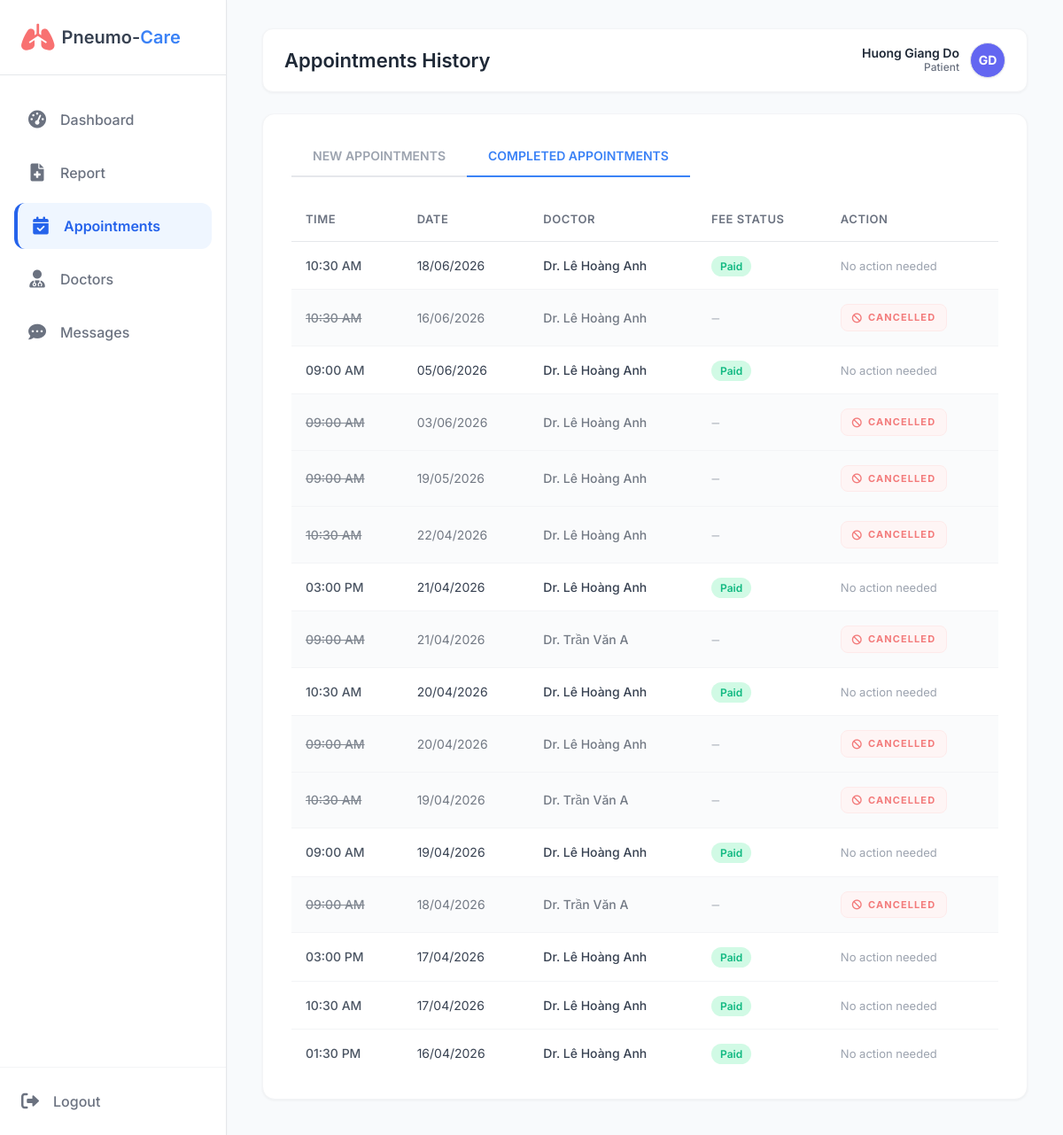
The app's page /pat_appointments_history.php (signed in) with its own data.
### tables this page shows
CREATE TABLE `Appointments` (
  `appointment_id` int(11) NOT NULL,
  `patient_id` int(11) DEFAULT NULL,
  `doctor_id` int(11) DEFAULT NULL,
  `appointment_date` date NOT NULL,
  `appointment_time` time NOT NULL,
  `patient_symptoms_note` text DEFAULT NULL,
  `status` enum('Scheduled','In Progress','Completed','Cancelled','No-Show') DEFAULT 'Scheduled',
  `fee_status` enum('Paid','Unpaid') DEFAULT 'Unpaid',
  `payment_method` enum('Tiền mặt','Chuyển khoản') DEFAULT NULL,
  `created_at` timestamp NOT NULL DEFAULT current_timestamp(),
  `patient_notes` text DEFAULT NULL,
  `ai_prediction_label` varchar(50) DEFAULT NULL,
  `ai_confidence_score` decimal(5,2) DEFAULT NULL,
  `treatment_plan` text DEFAULT NULL
);

CREATE TABLE `Users` (
  `user_id` int(11) NOT NULL,
  `email` varchar(100) NOT NULL,
  `password_hash` varchar(255) NOT NULL,
  `full_name` varchar(100) NOT NULL,
  `role` enum('Admin','Doctor','Patient') NOT NULL,
  `avatar_url` text DEFAULT NULL,
  `is_active` tinyint(1) DEFAULT 1,
  `created_at` timestamp NOT NULL DEFAULT current_timestamp()
);

### pat_appointments_history.php (the view, shortened to what this page needs)
<?php
require 'db.php';
$patientId = $_SESSION['user_id'];
$patientName = $_SESSION['name'];
function getInitials($fullName) {
    $words = explode(' ', trim($fullName));
    $count = count($words);
    if ($count >= 2) {
        $first = mb_substr($words[$count - 2], 0, 1, 'UTF-8');
        $second = mb_substr($words[$count - 1], 0, 1, 'UTF-8');
        return mb_strtoupper($first . $second, 'UTF-8');
    } elseif ($count == 1) {
        return mb_strtoupper(mb_substr($words[0], 0, 1, 'UTF-8'), 'UTF-8');
    }
    return '?';
}
function getAvatarColor($fullName) {
    $colors = ['bg-blue-500', 'bg-red-500', 'bg-green-500', 'bg-yellow-500', 'bg-purple-500', 'bg-pink-500', 'bg-indigo-500', 'bg-teal-500'];
    $index = strlen($fullName) % count($colors);
    return $colors[$index];
}
$completed = [];
try {
    $stmt = $pdo->prepare("SELECT a.*, u_d.full_name as doctor_name FROM Appointments a JOIN Users u_d ON a.doctor_id = u_d.user_id WHERE a.patient_id = ? AND a.status IN ('Completed', 'Cancelled') ORDER BY a.appointment_date DESC, a.appointment_time DESC");
    $stmt->execute([$patientId]);
    $completed = $stmt->fetchAll();
} catch (PDOException $e) {}
?>
<!DOCTYPE html>
<html lang="vi">
<head>
    <script src="https://cdn.tailwindcss.com"></script>
    <link href="https://cdnjs.cloudflare.com/ajax/libs/font-awesome/6.0.0/css/all.min.css" rel="stylesheet">
</head>
<body class="flex h-screen overflow-hidden">
<div class="flex w-full h-full">
    <aside class="w-64 bg-white border-r border-gray-200 flex flex-col h-full flex-shrink-0 z-10 shadow-sm">
        <div class="flex items-center gap-2 p-6 border-b">
            <i class="fa-solid fa-lungs text-3xl text-red-400"></i>
            <h1 class="text-xl font-semibold text-gray-700">Pneumo-<span class="text-blue-500">Care</span></h1>
        </div>
        <nav class="flex-1 px-4 py-6 space-y-2 overflow-y-auto">
            <a href="pat_dashboard.php" class="flex items-center gap-4 px-4 py-3 text-gray-500 hover:bg-gray-50 hover:text-gray-800 rounded-xl transition-colors font-medium">
                <i class="fa-solid fa-gauge-high w-5 text-center text-xl"></i><span>Dashboard</span>
            </a>
            <a href="pat_report.php" class="flex items-center gap-4 px-4 py-3 text-gray-500 hover:bg-gray-50 hover:text-gray-800 rounded-xl transition-colors font-medium">
                <i class="fa-solid fa-file-medical w-5 text-center text-xl"></i><span>Report</span>
            </a>
            <a href="pat_appointments.php" class="sidebar-active flex items-center gap-4 px-4 py-3 rounded-xl font-semibold transition-colors">
                <i class="fa-solid fa-calendar-check w-5 text-center text-xl"></i><span>Appointments</span>
            </a>
            <a href="pat_doctors.php" class="flex items-center gap-4 px-4 py-3 text-gray-500 hover:bg-gray-50 hover:text-gray-800 rounded-xl transition-colors font-medium">
                <i class="fa-solid fa-user-doctor w-5 text-center text-xl"></i><span>Doctors</span>
            </a>
            <a href="pat_messages.php" class="flex items-center gap-4 px-4 py-3 text-gray-500 hover:bg-gray-50 hover:text-gray-800 rounded-xl transition-colors font-medium">
                <i class="fa-solid fa-comment-dots w-5 text-center text-xl"></i><span>Messages</span>
            </a>
        </nav>
        <div class="p-6 border-t mt-auto border-gray-100">
            <a href="logout.php" class="flex items-center gap-4 text-gray-500 hover:text-red-500 transition-colors font-medium">
                <i class="fa-solid fa-right-from-bracket text-xl"></i><span>Logout</span>
            </a>
        </div>
    </aside>
    <main class="main-content">
        <div class="topbar-wrapper">
            <header class="topbar">
            <h1>Appointments History</h1>
            <div class="topbar-right">
                <div class="flex items-center gap-3 cursor-pointer">
                    <div class="text-right hidden sm:block">
                        <p class="text-sm font-semibold text-gray-800" style="line-height: 1.2;"><?php echo htmlspecialchars($patientName); ?></p>
                        <p class="text-xs text-gray-500 font-medium">Patient</p>
                    </div>
                    <div class="w-10 h-10 rounded-full <?php echo getAvatarColor($patientName); ?> text-white flex items-center justify-center font-bold text-sm shadow-sm border border-gray-200">
                        <?php echo getInitials($patientName); ?>
                    </div>
                </div>
            </div>
            </header>
        </div>
        <div class="content-area">
            <div class="table-card">
            <div class="tab-row">
                <div class="tab-links">
                <a class="tab-link" href="pat_appointments.php">NEW APPOINTMENTS</a>
                <a class="tab-link active" href="pat_appointments_history.php">COMPLETED APPOINTMENTS</a>
                </div>
            </div>
            <table class="data-table">
                <thead>
                    <tr>
                        <th>Time</th>
                        <th>Date</th>
                        <th>Doctor</th>
                        <th>Fee Status</th>
                        <th>Action</th>
                    </tr>
                </thead>
                <tbody>
                <?php if(empty($completed)): ?>
                    <tr><td colspan="5" style="text-align:center; padding:40px; color:#9ca3af; font-style: italic;">No completed or cancelled appointments yet.</td></tr>
                <?php else: ?>
                    <?php foreach($completed as $row): ?>
                    <tr class="<?php echo $row['status'] == 'Cancelled' ? 'opacity-70 bg-gray-50' : ''; ?>">
                        <td style="font-weight: 500; color: #4b5563; <?php echo $row['status'] == 'Cancelled' ? 'text-decoration: line-through;' : ''; ?>">
                            <?php echo date('h:i A', strtotime($row['appointment_time'])); ?>
                        </td>
                        <td class="<?php echo $row['status'] == 'Cancelled' ? 'text-decoration: line-through;' : ''; ?>">
                            <?php echo date('d/m/Y', strtotime($row['appointment_date'])); ?>
                        </td>
                        <td style="font-weight: 500;">Dr. <?php echo htmlspecialchars($row['doctor_name']); ?></td>
                        <td>
                            <?php if($row['status'] == 'Cancelled'): ?>
                                <span class="text-gray-400 font-medium text-[11px] uppercase tracking-widest"><i class="fa-solid fa-minus"></i></span>
                            <?php elseif($row['fee_status'] == 'Paid'): ?>
                                <span class="link-green">Paid</span>
                            <?php else: ?>
                                <span class="badge-unpaid">Unpaid</span>
                            <?php endif; ?>
                        </td>
                        <td>
                            <?php if($row['status'] == 'Cancelled'): ?>
                                <span class="bg-red-50 text-red-500 font-bold px-3 py-1.5 rounded-lg border border-red-100 text-[11px] uppercase tracking-widest flex items-center gap-1.5 w-max">
                                    <i class="fa-solid fa-ban"></i> Cancelled
                                </span>
                            <?php else: ?>
                                <span style="color:#9ca3af; font-size: 13px;">No action needed</span>
                            <?php endif; ?>
                        </td>
                    </tr>
                    <?php endforeach; ?>
                <?php endif; ?>
                </tbody>
            </table>
            </div>
        </div>
    </main>
</div>
</body>
</html>

### pat_appointments_history.php (style rules this page uses)
* { margin: 0; padding: 0; box-sizing: border-box; }
body { font-family: 'Inter', sans-serif; background-color: #f8fafc; color: #1f2937; }
.main-content { flex: 1; display: flex; flex-direction: column; overflow: hidden; }
.topbar-wrapper { padding: 32px 40px 0 40px; }
.topbar { height: 72px; background: #ffffff; border: 1px solid #f3f4f6; display: flex; align-items: center; justify-content: space-between; padding: 0 24px; border-radius: 12px; box-shadow: 0 1px 3px rgba(0,0,0,0.05); margin-bottom: 24px; }
.topbar h1 { font-size: 22px; font-weight: 600; color: #1f2937; margin: 0; }
.topbar-right { display: flex; align-items: center; gap: 24px; height: 100%; }
.content-area { padding: 0 40px 40px 40px; flex: 1; overflow-y: auto; }
.table-card { background: #fff; border-radius: 14px; padding: 24px 32px; border: 1px solid #f3f4f6; box-shadow: 0 1px 3px rgba(0,0,0,0.05); }
.tab-row { display: flex; align-items: center; justify-content: space-between; margin-bottom: 24px; }
.tab-links { display: flex; border-bottom: 2px solid #e5e7eb; width: 100%; max-width: 450px; }
.tab-link { padding: 12px 24px; font-size: 14px; font-weight: 600; color: #9ca3af; cursor: pointer; border-bottom: 2px solid transparent; margin-bottom: -2px; text-decoration: none; transition: 0.2s; white-space: nowrap; }
.tab-link.active { color: #3b82f6; border-bottom-color: #3b82f6; }
.data-table { width: 100%; border-collapse: collapse; }
.data-table th { font-size: 13px; color: #6b7280; font-weight: 600; padding: 14px 16px; border-bottom: 1px solid #e5e7eb; text-align: left; text-transform: uppercase; letter-spacing: 0.5px; }
.data-table td { padding: 16px 16px; font-size: 14px; border-bottom: 1px solid #f3f4f6; color: #374151; }
.data-table tr:last-child td { border-bottom: none; }
.link-green { color: #10b981; font-weight: 600; background: #d1fae5; padding: 4px 10px; border-radius: 20px; font-size: 12px; }
.sidebar-active { background-color: #eff6ff; color: #2563eb; border-left: 4px solid #2563eb; font-weight: 600; }

### records on screen
appointments: appointment_time "10:30 AM", appointment_date "18/06/2026", users.full_name "Lê Hoàng Anh", status "Paid"
appointments: appointment_time "10:30 AM", appointment_date "16/06/2026", users.full_name "Lê Hoàng Anh", status "Cancelled" (drawn)
appointments: appointment_time "09:00 AM", appointment_date "05/06/2026", users.full_name "Lê Hoàng Anh", status "Paid"
appointments: appointment_time "09:00 AM", appointment_date "03/06/2026", users.full_name "Lê Hoàng Anh", status "Cancelled" (drawn)
appointments: appointment_time "09:00 AM", appointment_date "19/05/2026", users.full_name "Lê Hoàng Anh", status "Cancelled" (drawn)
appointments: appointment_time "10:30 AM", appointment_date "22/04/2026", users.full_name "Lê Hoàng Anh", status "Cancelled" (drawn)
appointments: appointment_time "03:00 PM", appointment_date "21/04/2026", users.full_name "Lê Hoàng Anh", status "Paid"
appointments: appointment_time "09:00 AM", appointment_date "21/04/2026", users.full_name "Trần Văn A", status "Cancelled" (drawn)
appointments: appointment_time "10:30 AM", appointment_date "20/04/2026", users.full_name "Lê Hoàng Anh", status "Paid"
appointments: appointment_time "09:00 AM", appointment_date "20/04/2026", users.full_name "Lê Hoàng Anh", status "Cancelled" (drawn)
appointments: appointment_time "10:30 AM", appointment_date "19/04/2026", users.full_name "Trần Văn A", status "Cancelled" (drawn)
appointments: appointment_time "09:00 AM", appointment_date "19/04/2026", users.full_name "Lê Hoàng Anh", status "Paid"
appointments: appointment_time "09:00 AM", appointment_date "18/04/2026", users.full_name "Trần Văn A", status "Cancelled" (drawn)
appointments: appointment_time "03:00 PM", appointment_date "17/04/2026", users.full_name "Lê Hoàng Anh", status "Paid"
appointments: appointment_time "10:30 AM", appointment_date "17/04/2026", users.full_name "Lê Hoàng Anh", status "Paid"
appointments: appointment_time "01:30 PM", appointment_date "16/04/2026", users.full_name "Lê Hoàng Anh", status "Paid"

### other values on screen
$patientName "Huong Giang Do"
getInitials($patientName) "GD"
